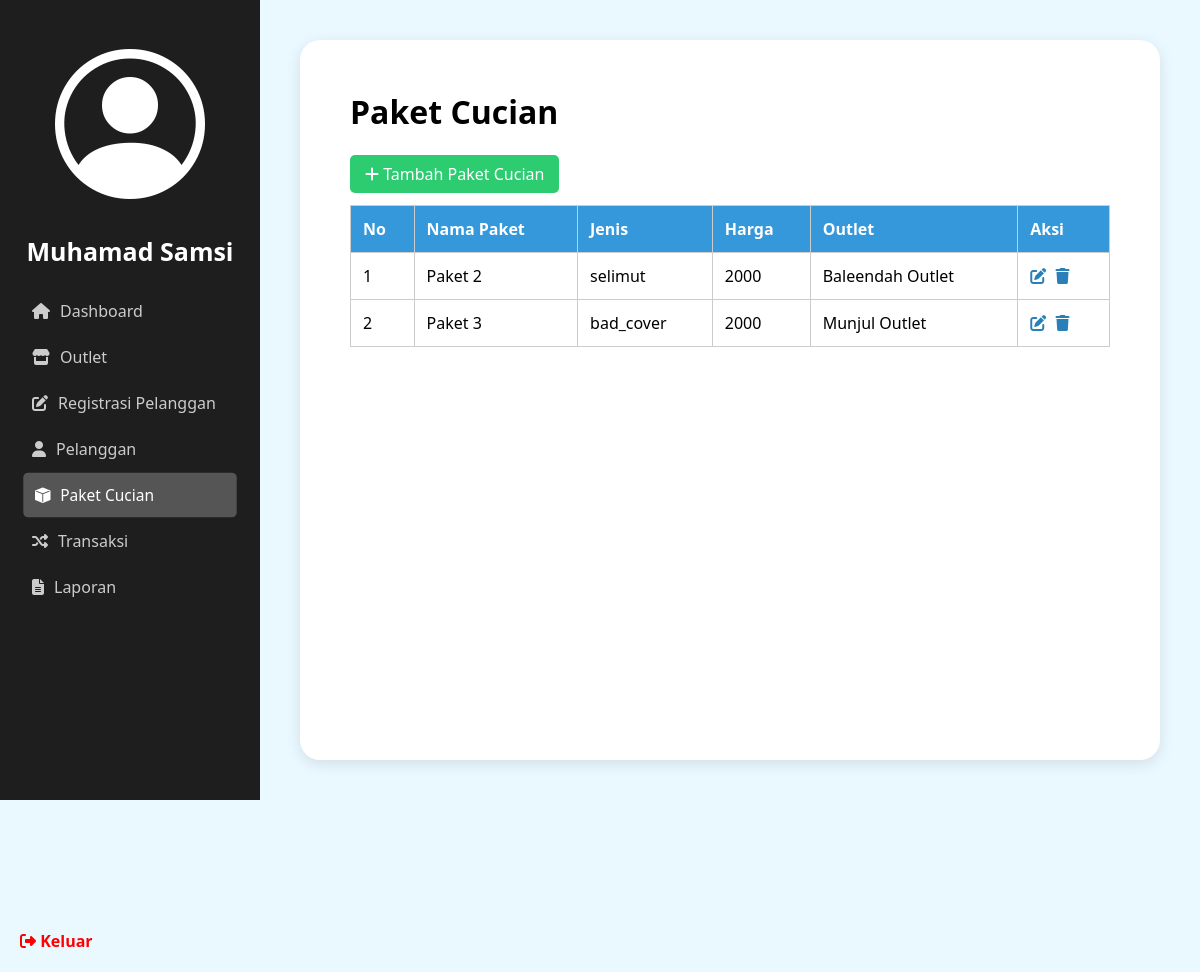
Page /admin/paket_cucian.php (signed in) on the committed database.
### tables this page shows
CREATE TABLE `tb_paket` (
  `id` int(11) NOT NULL,
  `id_outlet` int(11) DEFAULT NULL,
  `jenis` enum('kiloan','selimut','bad_cover','kaos') DEFAULT NULL,
  `nama_paket` varchar(100) DEFAULT NULL,
  `harga` int(11) DEFAULT NULL
);

CREATE TABLE `tb_outlet` (
  `id` int(11) NOT NULL,
  `nama` varchar(100) DEFAULT NULL,
  `alamat` text DEFAULT NULL,
  `tlp` varchar(15) DEFAULT NULL
);

### admin/paket_cucian.php (the view, shortened to what this page needs)
<?php
include '../database/koneksi.php';
$query = "SELECT tb_paket.*, tb_outlet.nama AS nama_outlet FROM tb_paket JOIN tb_outlet ON tb_paket.id_outlet = tb_outlet.id";
$result = $koneksi->query($query);
$nama = htmlspecialchars($_SESSION["nama"]);;
?>
<!DOCTYPE html>
<html lang="id">
<head>
    <link rel="stylesheet" href="../style/style.css">
    <link rel="stylesheet" href="https://cdnjs.cloudflare.com/ajax/libs/font-awesome/6.4.0/css/all.min.css">
    <link rel="stylesheet" href="https://cdn.jsdelivr.net/npm/bootstrap-icons@1.11.3/font/bootstrap-icons.min.css">
</head>
<body>
    <div class="container">
        <div class="sidebar">
            <div class="profile">
                <a href="user.php" style="color: inherit; text-decoration: none;">
                  <div class="avatar"><i class="bi bi-person-circle"></i></div>
                </a>
                <h3> <?= $nama ?></h3>
            </div>
            <ul class="menu">
                <a href="dashboard.php"><li><i class="fa fa-home"></i> Dashboard</li></a>
                <a href="outlet.php"><li><i class="fa fa-store"></i> Outlet</li></a>
                <a href="tambah_pelanggan.php"><li><i class="fa fa-edit"></i> Registrasi Pelanggan</li></a>
                <a href="pelanggan.php"><li><i class="fa fa-user"></i> Pelanggan</li></a>
                <a href="paket_cucian.php"><li class="active"><i class="bi bi-box-fill"></i> Paket Cucian</li></a>
                <a href="transaksi.php"><li><i class="fa fa-random"></i> Transaksi</li></a>
                <a href="laporan.php"><li><i class="fa fa-file-alt"></i> Laporan</li></a>
            </ul>
            <div class="logout">
                <a href="../index.php"><i class="fa fa-sign-out-alt"></i> Keluar</a>
            </div>
        </div>
        <div class="main-content">
            <div class="content-box">
                <div class="outlet-header">
                    <h1>Paket Cucian</h1>
                    <a href="tambah_paket_cucian.php" class="btn-tambah"><i class="fa fa-plus"></i> Tambah Paket Cucian</a>
                </div>
                <table class="tabel-outlet">
                    <thead>
                        <tr>
                            <th>No</th>
                            <th>Nama Paket</th>
                            <th>Jenis</th>
                            <th>Harga</th>
                            <th>Outlet</th>
                            <th>Aksi</th>
                        </tr>
                    </thead>
                    <tbody>
                        <?php
                        $no = 1;
                        if ($result->num_rows > 0) {
                            while ($row = $result->fetch_assoc()) {
                                echo "<tr>";
                                echo "<td>{$no}</td>";
                                echo "<td>{$row['nama_paket']}</td>";
                                echo "<td>{$row['jenis']}</td>";
                                echo "<td>{$row['harga']}</td>";
                                echo "<td>{$row['nama_outlet']}</td>";
                                echo "<td>
                                        <a href='edit_paket_cucian.php?id={$row['id']}' class='btn-aksi edit'><i class='fa fa-edit'></i></a>
                                        <a href='delete_paket_cucian.php?id={$row['id']}' class='btn-aksi hapus' onclick='return confirm(\"Yakin ingin menghapus outlet ini?\")'><i class='fa fa-trash'></i></a>
                                      </td>";
                                echo "</tr>";
                                $no++;
                            }
                        } else {
                            echo "<tr><td colspan='6'>Tidak ada data paket cucian</td></tr>";
                        }
                        ?>
                    </tbody>
                </table>
            </div>
        </div>
    </div>
</body>
</html>

### style/style.css (style rules this page uses)
* { margin: 0; padding: 0; box-sizing: border-box; font-family: Arial, sans-serif; }
body, html { height: 100%; }
* { margin: 0; padding: 0; box-sizing: border-box; font-family: "Segoe UI", sans-serif; }
body { background-color: #eaf8ff; }
.container { display: flex; height: 100vh; }
.sidebar { width: 260px; background-color: #1e1e1e; color: white; display: flex; flex-direction: column; justify-content: space-between; }
.profile { text-align: center; padding: 20px 0; }
.avatar { font-size: 150px; border-radius: 50%; margin: 0 auto 10px auto; }
.profile h3 { font-weight: bold; font-size: 25px; }
.menu { list-style: none; padding: 0 20px; margin-bottom: 300px; }
.menu li { padding: 12px; cursor: pointer; display: flex; align-items: center; gap: 10px; color: #ccc; transition: background 0.3s; border-radius: 5px; }
.menu li.active, .menu li:hover { background-color: #555; color: white; border-radius: 5px; transform: scale(0.97); }
.logout { padding: 20px; color: red; cursor: pointer; font-weight: bold; display: flex; align-items: center; gap: 10px; }
.main-content { flex: 1; padding: 40px; }
.content-box { background-color: white; overflow-y: auto; padding: 50px; border-radius: 20px; box-shadow: 0 4px 15px rgba(0, 0, 0, 0.1); height: 100%; max-height: 100vh; }
.content-box h1 { margin-bottom: 30px; }
.menu a { text-decoration: none; color: inherit; }
.logout a, .logout a:visited { text-decoration: none; color: inherit; }
.tabel-outlet { width: 100%; border-collapse: collapse; margin-top: 20px; }
.tabel-outlet th, .tabel-outlet td { border: 1px solid #ccc; padding: 12px; text-align: left; }
.tabel-outlet th { background-color: #3498db; color: white; }
.btn-tambah { text-decoration: none; background-color: #2ecc71; color: white; padding: 8px 15px; border-radius: 5px; }
.outlet-header { margin-bottom: 20px; }
.btn-aksi { margin-right: 5px; color: #2980b9; }

### rows in the picture
tb_paket: nama_paket "Paket 2", jenis "selimut", harga "2000", id_outlet.nama "Baleendah Outlet"
tb_paket: nama_paket "Paket 3", jenis "bad_cover", harga "2000", id_outlet.nama "Munjul Outlet"

### other values in the picture
$nama "Muhamad Samsi"
